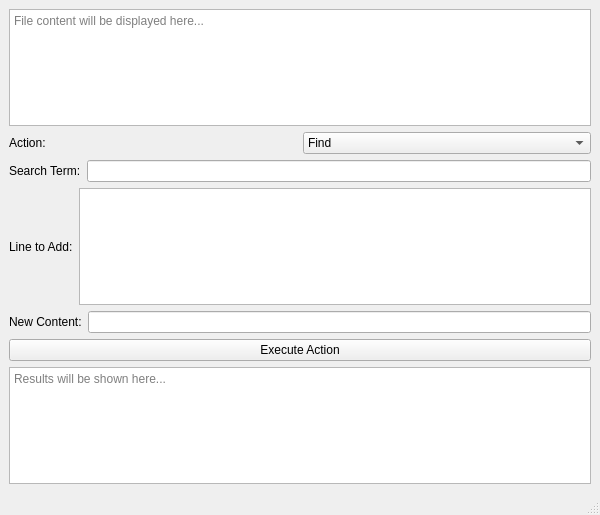
<?xml version="1.0" encoding="UTF-8"?>
<ui version="4.0">
 <class>MainWindow</class>
 <widget class="QMainWindow" name="MainWindow">
  <property name="geometry">
   <rect>
    <x>0</x>
    <y>0</y>
    <width>600</width>
    <height>515</height>
   </rect>
  </property>
  <property name="windowTitle">
   <string>Text File Editor</string>
  </property>
  <widget class="QWidget" name="centralwidget">
   <layout class="QVBoxLayout" name="verticalLayout">
    <item>
     <widget class="QTextEdit" name="fileContent">
      <property name="placeholderText">
       <string>File content will be displayed here...</string>
      </property>
     </widget>
    </item>
    <item>
     <layout class="QHBoxLayout" name="horizontalLayout_2">
      <item>
       <widget class="QLabel" name="label_action">
        <property name="text">
         <string>Action:</string>
        </property>
       </widget>
      </item>
      <item>
       <widget class="QComboBox" name="actionComboBox">
        <item>
         <property name="text">
          <string>Find</string>
         </property>
        </item>
        <item>
         <property name="text">
          <string>Add</string>
         </property>
        </item>
        <item>
         <property name="text">
          <string>Edit</string>
         </property>
        </item>
       </widget>
      </item>
     </layout>
    </item>
    <item>
     <layout class="QHBoxLayout" name="horizontalLayout_3">
      <item>
       <widget class="QLabel" name="label_search">
        <property name="text">
         <string>Search Term:</string>
        </property>
       </widget>
      </item>
      <item>
       <widget class="QLineEdit" name="searchInput"/>
      </item>
     </layout>
    </item>
    <item>
     <layout class="QHBoxLayout" name="horizontalLayout_4">
      <item>
       <widget class="QLabel" name="label_add">
        <property name="text">
         <string>Line to Add:</string>
        </property>
       </widget>
      </item>
      <item>
       <widget class="QTextEdit" name="addInput"/>
      </item>
     </layout>
    </item>
    <item>
     <layout class="QHBoxLayout" name="horizontalLayout_5">
      <item>
       <widget class="QLabel" name="label_edit">
        <property name="text">
         <string>New Content:</string>
        </property>
       </widget>
      </item>
      <item>
       <widget class="QLineEdit" name="editInput"/>
      </item>
     </layout>
    </item>
    <item>
     <widget class="QPushButton" name="actionButton">
      <property name="text">
       <string>Execute Action</string>
      </property>
     </widget>
    </item>
    <item>
     <widget class="QTextEdit" name="resultOutput">
      <property name="placeholderText">
       <string>Results will be shown here...</string>
      </property>
     </widget>
    </item>
   </layout>
  </widget>
  <widget class="QMenuBar" name="menubar">
   <property name="geometry">
    <rect>
     <x>0</x>
     <y>0</y>
     <width>600</width>
     <height>26</height>
    </rect>
   </property>
  </widget>
  <widget class="QStatusBar" name="statusbar"/>
 </widget>
 <resources/>
 <connections/>
</ui>
